Frame 1 (no input): blank canvas, image omitted
Frame 60 (the mouse pressed at the canvas centre just before this capture): blank canvas, image omitted
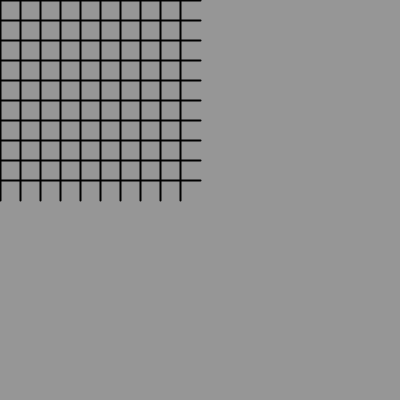
Frame 120 (the mouse held since frame 60 and released just before this capture)

The Processing sketch whose frames 1 and 60 were blank and that drew this single picture after the mouse press (run headless with seeded random() and noise(); from frame 60 on, the mouse is pressed at the canvas centre):

// Processing sketch: processing_80773
// ── processing_80773.pde


void setup(){
  size(400,400);
  //background (155);
  //noLoop();
  
}
void draw(){
  background(150);
  strokeWeight(2);
  smooth();
  for (int i = 0; i<mouseX;i += 20) {
    line(i,0,i,mouseY);
  }
  fill(0);
  for (int u = 0; u<mouseY; u += 20) {
     
     line(0,u,mouseX,u); 
  }
  
    
  
}
